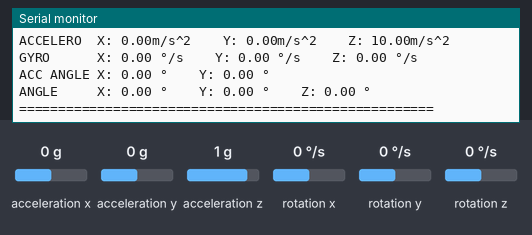
Simulated run of this sketch. Board: Arduino Uno, built with avr-gcc and run on an emulated ATmega328P. On the bench: the last lines printed to the serial monitor. The inputs (shaded band) are chosen by the test bench; at power-on: acceleration x 0 g, acceleration y 0 g, acceleration z 1 g, rotation x 0 °/s, rotation y 0 °/s, rotation z 0 °/s.

Above: at 3.2 s.
3.3 s: acceleration x set to -1.4 g
At 4.7 s:
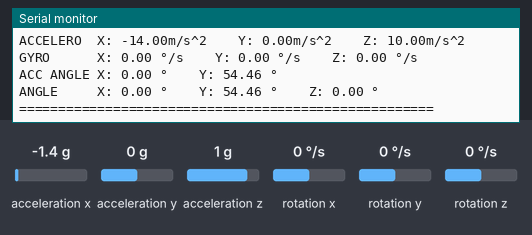
4.8 s: acceleration y set to -1.4 g
At 6.2 s:
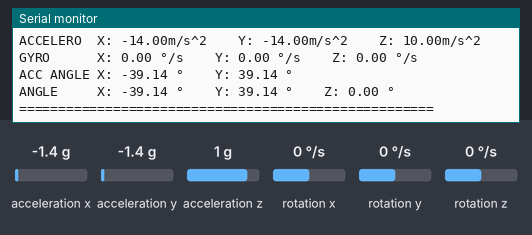
6.3 s: acceleration z set to -1.4 g
At 7.8 s:
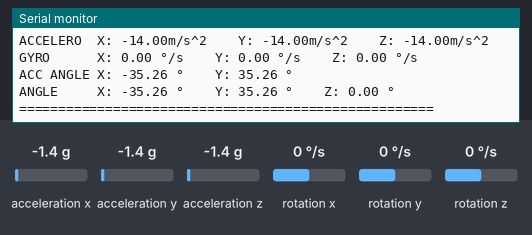
9.3 s: rotation x set to -192 °/s
10.8 s: rotation y set to -192 °/s
Timing chart, 0 to 13.3 s (numbered marks = the images above; inputs shaded):
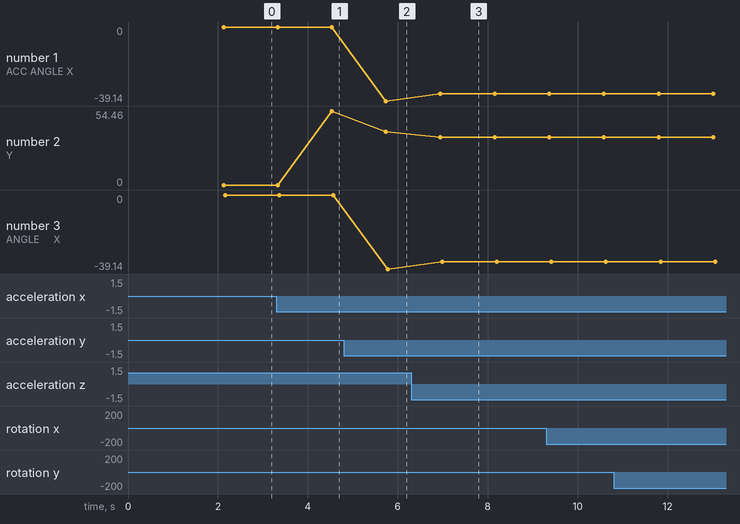

The sketch:

mpu6050_acelerometro.ino
```cpp
// (licence header left out)
#include "Wire.h"
#include <MPU6050_light.h>

MPU6050 mpu(Wire);

unsigned long timer = 0;
int temp_offset = -6.5;


void setup() {
  Serial.begin(9600);
  Wire.begin();

  byte status = mpu.begin();
  Serial.print(F("Iniciando MPU6050: "));
  Serial.println(status);
  while(status!=0){ } // stop everything if could not connect to MPU6050

  //Serial.println(F("Calculating offsets, do not move MPU6050"));
  delay(1000);
  mpu.calcOffsets(true,true); // gyro and accelero
  Serial.println("Done!\n");

}

void loop() {
  mpu.update();

  if(millis() - timer > 1000){ // print data every second
    Serial.print(F("ACCELERO  X: "));Serial.print(mpu.getAccX()*10);Serial.print("m/s^2  ");
    Serial.print("\tY: ");Serial.print(mpu.getAccY()*10);Serial.print("m/s^2  ");
    Serial.print("\tZ: ");Serial.print(mpu.getAccZ()*10);Serial.println("m/s^2  ");

    Serial.print(F("GYRO      X: "));Serial.print(mpu.getGyroX());Serial.print(" °/s  ");
    Serial.print("\tY: ");Serial.print(mpu.getGyroY());Serial.print(" °/s  ");
    Serial.print("\tZ: ");Serial.print(mpu.getGyroZ());Serial.println(" °/s  ");

    Serial.print(F("ACC ANGLE X: "));Serial.print(mpu.getAccAngleX());Serial.print(" °  ");
    Serial.print("\tY: ");Serial.print(mpu.getAccAngleY());Serial.println(" °  ");

    Serial.print(F("ANGLE     X: "));Serial.print(mpu.getAngleX());Serial.print(" °  ");
    Serial.print("\tY: ");Serial.print(mpu.getAngleY());Serial.print(" °  ");
    Serial.print("\tZ: ");Serial.print(mpu.getAngleZ());Serial.println(" °  ");
    Serial.println(F("=====================================================\n"));
    timer = millis();
  }

}
```

Measured:
- after the input at 3.3 s, the serial monitor: prints a new line after 1.1 s (image 1)
- after the input at 4.8 s, the serial monitor: prints a new line after 0.81 s (image 2)
- after the input at 6.3 s, the serial monitor: prints a new line after 0.52 s (image 3)
- plotted number 1: 0 → -39.14 after the input at 4.8 s, -39.14 → -35.26 after the input at 6.3 s
- plotted number 2: 0 → 54.46 after the input at 3.3 s, 54.46 → 39.14 after the input at 4.8 s, 39.14 → 35.26 after the input at 6.3 s
- plotted number 3: 0 → -39.14 after the input at 4.8 s, -39.14 → -35.26 after the input at 6.3 s
